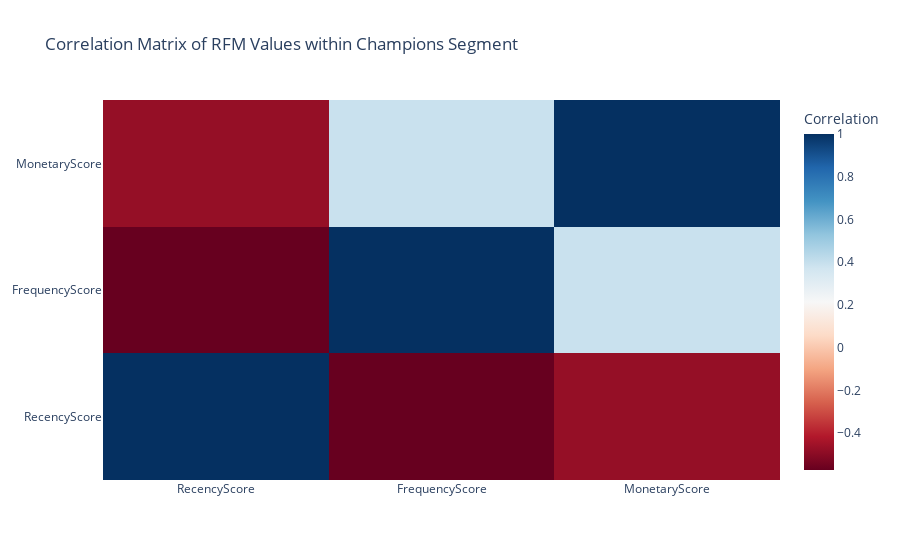

The code cell stored with this chart in its notebook:
### Code cell
correlation_matrix = champions_segment[['RecencyScore', 'FrequencyScore', 'MonetaryScore']].corr()

# Visualize the correlation matrix using a heatmap
fig_heatmap = go.Figure(data=go.Heatmap(
                        z=correlation_matrix.values,
                        x=correlation_matrix.columns,
                        y=correlation_matrix.columns,
                        colorscale='RdBu',
                        colorbar=dict(title='Correlation')))

fig_heatmap.update_layout(title='Correlation Matrix of RFM Values within Champions Segment')

fig_heatmap.show()

### Figure 1 — Plotly figure (JSON) as saved in the notebook; plotly's stock layout.template omitted (floating-point values rounded to 4 significant figures)
{"data": [{"colorbar": {"title": {"text": "Correlation"}}, "colorscale": [[0, "rgb(103,0,31)"], [0.1, "rgb(178,24,43)"], [0.2, "rgb(214,96,77)"], [0.3, "rgb(244,165,130)"], [0.4, "rgb(253,219,199)"], [0.5, "rgb(247,247,247)"], [0.6, "rgb(209,229,240)"], [0.7, "rgb(146,197,222)"], [0.8, "rgb(67,147,195)"], [0.9, "rgb(33,102,172)"], [1, "rgb(5,48,97)"]], "type": "heatmap", "x": ["RecencyScore", "FrequencyScore", "MonetaryScore"], "y": ["RecencyScore", "FrequencyScore", "MonetaryScore"], "z": [[1, -0.5717, -0.4747], [-0.5717, 1, 0.3907], [-0.4747, 0.3907, 1]]}], "layout": {"title": {"text": "Correlation Matrix of RFM Values within Champions Segment"}}}
